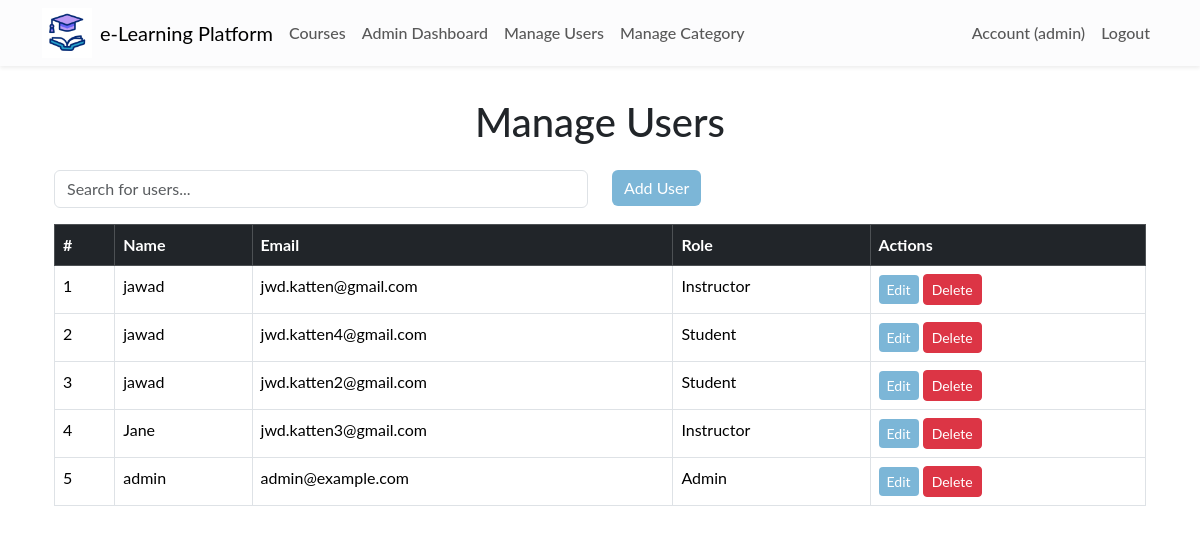
/admin/manage-users (signed in), run on an earlier commit of the app's database.
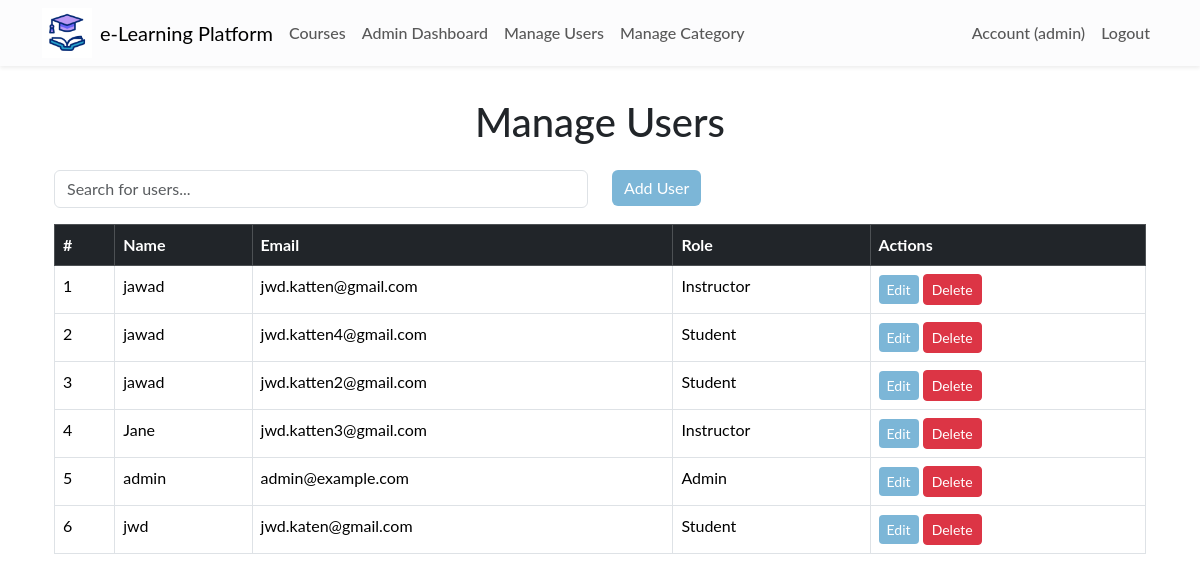
And on a later commit of the database.
### app/models.py (models this page shows, shortened)
class User(db.Model, UserMixin):
    id = db.Column(db.Integer, primary_key=True)
    name = db.Column(db.String(50), nullable=False)
    email = db.Column(db.String(120), unique=True, nullable=False)
    role = db.Column(db.String(10))  # 'student' or 'instructor'
    password_hash = db.Column(db.String(128), nullable=False)
    created_at = db.Column(db.DateTime, default=datetime.utcnow)
    lesson_completions = db.relationship('LessonCompletion', back_populates='student', cascade="all, delete-orphan")

### app/routes/admin.py (the view)
@bp.route('/admin/manage-users')
@login_required
def manage_users():
    if current_user.role != "admin":
        flash('Access denied.', 'danger')
        return redirect(url_for('main.index'))
    users = User.query.all()
    return render_template('admin/manage_users.html', users=users)

### app/__init__.py (called while the page is built)
def create_app(config_class='config.Config'):
    app = Flask(__name__)
    app.config.from_object(config_class)
    db.init_app(app)
    migrate.init_app(app, db)
    login_manager.init_app(app)
    login_manager.login_view = 'auth.login'
    mail.init_app(app)
    from .models import User
    @login_manager.user_loader
    def load_user(user_id):
        return User.query.get(int(user_id))
    from .routes.main import bp as main_bp
    from .routes.auth import bp as auth_bp
    from .routes.course import bp as course_bp
    from .routes.admin import bp as admin_bp
    from .routes.payment import bp as payment_bp
    app.register_blueprint(main_bp)
    app.register_blueprint(auth_bp)
    app.register_blueprint(course_bp)
    app.register_blueprint(admin_bp)
    app.register_blueprint(payment_bp)
    return app

### app/templates/admin/manage_users.html (shortened to what this page needs)
{% extends 'layout.html' %}
{% block content %}
<div class="container my-4">
  <h1 class="text-center mb-4">Manage Users</h1>
  <div class="row mb-3">
    <div class="col-md-6">
      <input type="text" id="userSearch" class="form-control" placeholder="Search for users...">
    </div>
    <div class="col-md-6">
      <a href="{{ url_for('admin.add_user')}}" class="btn btn-primary btn-md">Add User</a>
    </div>
  </div>
  <div class="table-responsive">
    <table class="table table-bordered table-hover">
      <thead class="table-dark">
        <tr>
          <th>#</th>
          <th>Name</th>
          <th>Email</th>
          <th>Role</th>
          <th>Actions</th>
        </tr>
      </thead>
      <tbody id="userTable">
        {% for user in users %}
        <tr>
          <td>{{ loop.index }}</td>
          <td>{{ user.name }}</td>
          <td>{{ user.email }}</td>
          <td>{{ user.role.capitalize() }}</td>
          <td>
            <a href="{{ url_for('admin.edit_user', user_id=user.id) }}" class="btn btn-primary btn-sm">Edit</a>
            <form action="{{ url_for('admin.delete_user', user_id=user.id) }}" method="POST" style="display:inline;">
              <button type="submit" class="btn btn-danger btn-sm">Delete</button>
            </form>
          </td>
        </tr>
        {% endfor %}
      </tbody>
    </table>
  </div>
</div>
{% endblock %}

### app/templates/layout.html (shortened to what this page needs)
<!DOCTYPE html>
<html lang="en">
<head>
  <link href="https://cdn.jsdelivr.net/npm/bootstrap@5.3.3/dist/css/bootstrap.min.css" rel="stylesheet"
 />
    <link rel="stylesheet" href="https://cdnjs.cloudflare.com/ajax/libs/font-awesome/6.0.0-beta3/css/all.min.css">
  <link rel="stylesheet" href="{{ url_for('static', filename='css/main.css') }}" />
</head>
<body>
  <nav class="navbar navbar-expand-lg navbar-light bg-light-subtle shadow-sm sticky-top">
    <div class="container ">
      <img width="50px" src="{{ url_for('static', filename='/img/icone.gif') }}" alt="">
      <a class="navbar-brand mx-2" href="{{ url_for('main.index') }}">e-Learning Platform</a>
      <div class="collapse navbar-collapse" id="navbarNav">
        <ul class="navbar-nav me-auto mb-2 mb-lg-0">
          <li class="nav-item">
            <a class="nav-link" href="{{ url_for('course.list_courses') }}">Courses</a>
          </li>
          {% if current_user.is_authenticated %}
          {% if current_user.role == 'instructor' %}
          <li class="nav-item">
            <a class="nav-link" href="{{ url_for('course.instructor_dashboard') }}">Instructor Dashboard</a>
          </li>
          <li class="nav-item">
            <a class="nav-link" href="{{ url_for('course.create_course') }}">Create Course</a>
          </li>
          {% elif current_user.role == 'student' %}
          <li class="nav-item">
            <a class="nav-link" href="{{ url_for('course.student_dashboard') }}">Student Dashboard</a>
          </li>
          {% elif current_user.role == 'admin' %}
          <li class="nav-item">
            <a class="nav-link" href="{{ url_for('admin.admin') }}">Admin Dashboard</a>
          </li>
          <li><a class="nav-link" href="{{ url_for('admin.manage_users') }}">Manage Users</a></li>
          <li><a class="nav-link" href="{{ url_for('course.add_category') }}">Manage Category</a></li>
          {% endif %}
          {% endif %}
        </ul>
        <ul class="navbar-nav ms-auto">
          {% if current_user.is_authenticated %}
          <li class="nav-item">
            <a class="nav-link" href="{{ url_for('auth.account') }}">Account ({{ current_user.name }})</a>
          </li>
          <li class="nav-item">
            <a class="nav-link" href="{{ url_for('auth.logout') }}">Logout</a>
          </li>
          {% endif %}
        </ul>
      </div>
    </div>
  </nav>
  <div class="container mt-2">{% include 'flash_msg.html' %} {% block content %}{% endblock %}</div>
</body>
</html>

### app/static/css/main.css (style rules this page uses)
:root { --vert: #7b9b2b; --roze: #fc83cd33; --blue: #0b76b488; }
* { font-family: 'Lato', sans-serif; }
.nav-link { font-weight: 500; position: relative; border: none; }
@media (min-width: 768px) { .nav-link { font-size: 1rem; } }
@media (min-width: 768px) { .nav-link::before { content: ''; position: absolute; bottom: 0; left: 50%; transform: translatex(-50%); width: 0%; height: 2px; background-color: var(--blue); visibility: hidden; transition: 0.3s ease-in-out; } }
.btn-primary { background-color: var(--blue) ; border: none; }

What changed in the data, as far as the page shows it:
added User: name "jwd", email "jwd.katen@gmail.com", role "Student"
